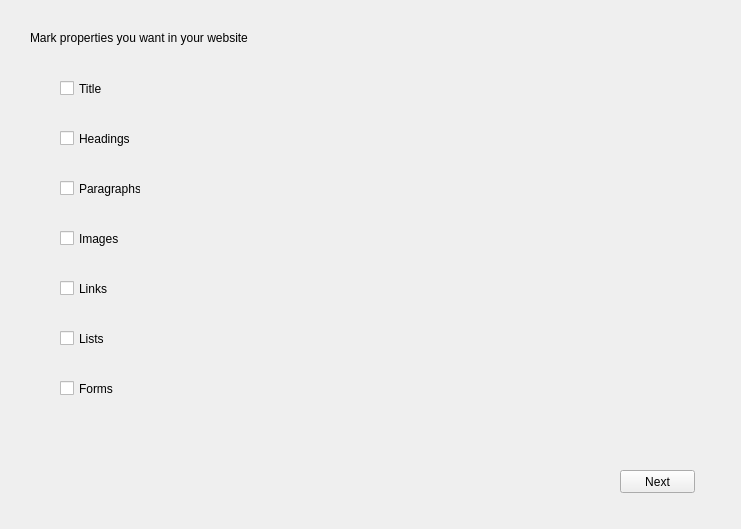
<?xml version="1.0" encoding="UTF-8"?>
<ui version="4.0">
 <class>MainWindow</class>
 <widget class="QMainWindow" name="MainWindow">
  <property name="geometry">
   <rect>
    <x>0</x>
    <y>0</y>
    <width>741</width>
    <height>529</height>
   </rect>
  </property>
  <property name="windowTitle">
   <string>HtmlCreator</string>
  </property>
  <property name="windowIcon">
   <iconset>
    <normaloff>../../Images/html-icon.png</normaloff>../../Images/html-icon.png</iconset>
  </property>
  <property name="windowOpacity">
   <double>8000000.000000000000000</double>
  </property>
  <property name="autoFillBackground">
   <bool>true</bool>
  </property>
  <property name="styleSheet">
   <string notr="true">&lt;color name=&quot;black&quot;&gt;#00000000&lt;/color&gt;</string>
  </property>
  <widget class="QWidget" name="centralWidget">
   <widget class="QPushButton" name="nextButton">
    <property name="geometry">
     <rect>
      <x>620</x>
      <y>470</y>
      <width>75</width>
      <height>23</height>
     </rect>
    </property>
    <property name="styleSheet">
     <string notr="true"/>
    </property>
    <property name="text">
     <string>Next</string>
    </property>
   </widget>
   <widget class="QLabel" name="label">
    <property name="geometry">
     <rect>
      <x>30</x>
      <y>30</y>
      <width>231</width>
      <height>16</height>
     </rect>
    </property>
    <property name="text">
     <string>Mark properties you want in your website</string>
    </property>
   </widget>
   <widget class="QCheckBox" name="titleBox">
    <property name="geometry">
     <rect>
      <x>60</x>
      <y>80</y>
      <width>70</width>
      <height>17</height>
     </rect>
    </property>
    <property name="text">
     <string>Title</string>
    </property>
   </widget>
   <widget class="QCheckBox" name="headingBox">
    <property name="geometry">
     <rect>
      <x>60</x>
      <y>130</y>
      <width>70</width>
      <height>17</height>
     </rect>
    </property>
    <property name="text">
     <string>Headings</string>
    </property>
   </widget>
   <widget class="QCheckBox" name="paragraphBox">
    <property name="geometry">
     <rect>
      <x>60</x>
      <y>180</y>
      <width>81</width>
      <height>17</height>
     </rect>
    </property>
    <property name="text">
     <string>Paragraphs</string>
    </property>
   </widget>
   <widget class="QCheckBox" name="imageBox">
    <property name="geometry">
     <rect>
      <x>60</x>
      <y>230</y>
      <width>70</width>
      <height>17</height>
     </rect>
    </property>
    <property name="text">
     <string>Images</string>
    </property>
   </widget>
   <widget class="QCheckBox" name="linkBox">
    <property name="geometry">
     <rect>
      <x>60</x>
      <y>280</y>
      <width>70</width>
      <height>17</height>
     </rect>
    </property>
    <property name="text">
     <string>Links</string>
    </property>
   </widget>
   <widget class="QCheckBox" name="listBox">
    <property name="geometry">
     <rect>
      <x>60</x>
      <y>330</y>
      <width>70</width>
      <height>17</height>
     </rect>
    </property>
    <property name="text">
     <string>Lists</string>
    </property>
   </widget>
   <widget class="QCheckBox" name="formBox">
    <property name="geometry">
     <rect>
      <x>60</x>
      <y>380</y>
      <width>70</width>
      <height>17</height>
     </rect>
    </property>
    <property name="styleSheet">
     <string notr="true"/>
    </property>
    <property name="text">
     <string>Forms</string>
    </property>
   </widget>
  </widget>
 </widget>
 <layoutdefault spacing="6" margin="11"/>
 <resources/>
 <connections/>
</ui>
